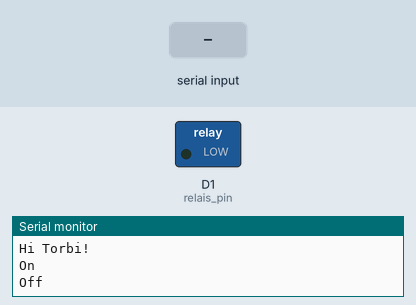
Simulated run of this program. Board: ESP8266 (NodeMCU). On the bench: switched loads named in the program (green lamp = pin HIGH), the last lines printed to the serial monitor. The inputs (shaded band) are chosen by the test bench.

Above: at 3.7 s.
3.8 s: "On" received over Serial
At 5.8 s:
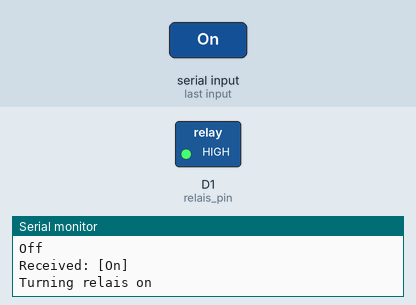
6.3 s: "Off" received over Serial
At 7.7 s:
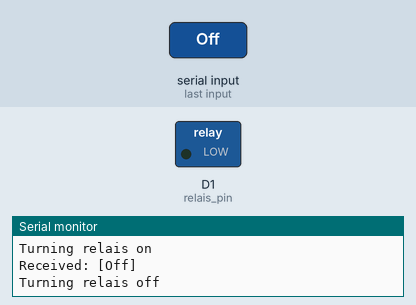
Timing chart, 0 to 9.3 s (numbered marks = the images above; inputs shaded):
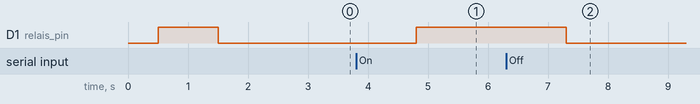

The program:

main.cpp
```cpp
#include <Arduino.h>

#define MAX_BUFF_LEN 255
#define relais_pin   D1

String str;
uint8_t idx = 0;

void setup() {
  pinMode(relais_pin, OUTPUT);
  Serial.begin(115200);
  delay(500);
  Serial.println("Hi Torbi!");
  Serial.println("On");
  digitalWrite(relais_pin, HIGH);
  delay(1000);
  Serial.println("Off");
  digitalWrite(relais_pin, LOW);
  delay(1000);
}

void loop() {
  if (Serial.available() > 0) {
    str = Serial.readString();
    str.trim();
    Serial.print( "Received: [" );
    Serial.print(str);
    Serial.println("]");
    if (str == "On") {
      Serial.println("Turning relais on");
      digitalWrite(relais_pin, HIGH);
    } else if (str == "Off") {
      Serial.println("Turning relais off");
      digitalWrite(relais_pin, LOW);
    }
  }
}
```

Measured:
- after the input at 3.8 s, D1 (relais_pin): LOW → HIGH after 1.0 s
- after the input at 6.3 s, D1 (relais_pin): HIGH → LOW after 1.0 s
